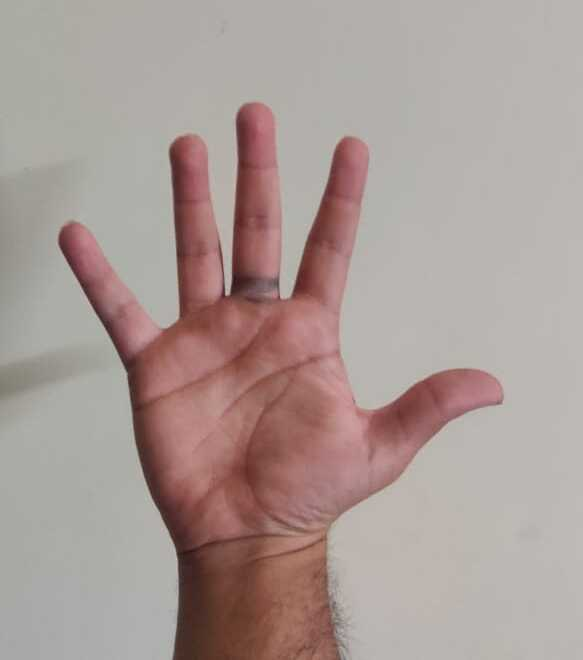
#> input picture hand_light.jpeg, 583 x 660 px
$ python digital_image_processing.py
#> lines starting #> are read from the running program, lines starting #| are printed output that depends on the picture; after the words box and inside, x2 and y2 are one past the last pixel; in counts of white or black regions, pixels touching at a corner belong together
import numpy as np
import cv2
import matplotlib.pyplot as plt

def process(path):
#> called with path = 'hand_light.jpeg'
    frame = cv2.imread(path)
#> frame is the input picture: shape (660, 583, 3); mean B, G, R 150.4, 154.7, 170

    #The classification process does not require color channels
    gray = cv2.cvtColor(frame, cv2.COLOR_BGR2GRAY)

    #canny edge detection
    canny = cv2.Canny(gray, 15, 255)
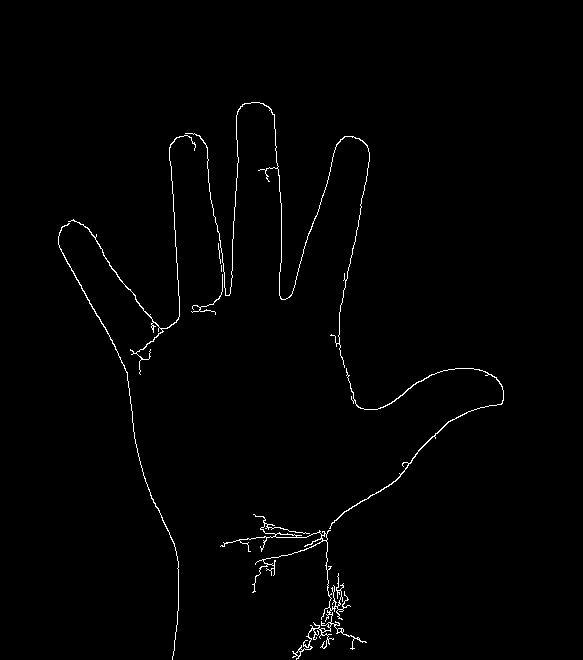
#> canny: shape (660, 583); 1.1% white in thin lines or dots, all inside (x1, y1, x2, y2) = (58, 102, 504, 660)

    #complement of canny edge output
    canny_invert = canny - 255

    #gaussian blur to remove noise
    blur = cv2.GaussianBlur(gray,(5,5),2)

    #adaptive thresholding
    th3 = cv2.adaptiveThreshold(blur,255,cv2.ADAPTIVE_THRESH_GAUSSIAN_C,cv2.THRESH_BINARY_INV,11,2)
#> th3: shape (660, 583); 5.1% white; 446 white regions (386 under 20 px), largest, box (x1, y1, x2, y2) and area: (58, 102, 297, 660) 8235, (245, 368, 504, 600) 3310, (244, 136, 368, 305) 1901

    #otsu binarization
    ret, res = cv2.threshold(th3, 72, 255, cv2.THRESH_BINARY_INV+cv2.THRESH_OTSU)
#> ret = 0

    #salt-pepper noise removal
    median = cv2.medianBlur(res, 5)
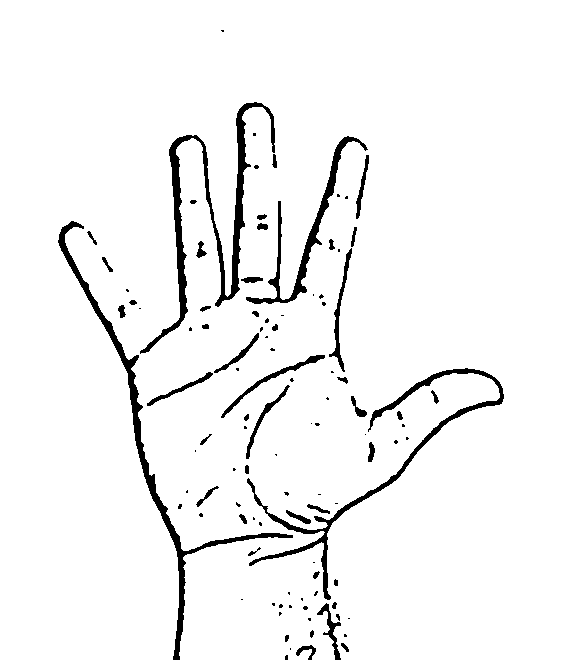
#> median: shape (660, 583); 95.6% white; 103 black regions (56 under 20 px), largest, box (x1, y1, x2, y2) and area: (140, 102, 275, 354) 3926, (58, 221, 293, 660) 3532, (247, 368, 504, 600) 2931

    fig, axs = plt.subplots(2, 2)
    fig.suptitle("Features obtained from Canny Edge Detection Algorithm")
    axs[0, 0].imshow(cv2.cvtColor(frame, cv2.COLOR_BGR2RGB))
    axs[0, 0].set_title('Original Image')
    axs[0, 1].imshow(gray, cmap='gray')
    axs[0, 1].set_title('Grayscale Image')
    axs[1, 0].imshow(canny, cmap='gray')
    axs[1, 0].set_title('Canny Edge Output')
    axs[1, 1].imshow(canny_invert, cmap='gray')
    axs[1, 1].set_title('Inverted Canny Edge')

    plt.show()

    fig, axs = plt.subplots(2, 3)
    fig.suptitle("Features obtained from Custom Algorithm")
    axs[0, 0].imshow(cv2.cvtColor(frame, cv2.COLOR_BGR2RGB))
    axs[0, 0].set_title('Original Image')
    axs[0, 1].imshow(gray, cmap='gray')
    axs[0, 1].set_title('Grayscale Image')
    axs[0, 2].imshow(blur, cmap='gray')
    axs[0, 2].set_title('Gaussian Blur')
    axs[1, 0].imshow(th3, cmap='gray')
    axs[1, 0].set_title('Adaptive Threshold')
    axs[1, 1].imshow(res, cmap='gray')
    axs[1, 1].set_title('Final Thresholding')
    axs[1, 2].imshow(median, cmap='gray')
    axs[1, 2].set_title('Median Blur')

    plt.show()

    return res


process('hand_light.jpeg')

process('hand_dark.jpeg')
#> call 2 of process, with path = 'hand_dark.jpeg'
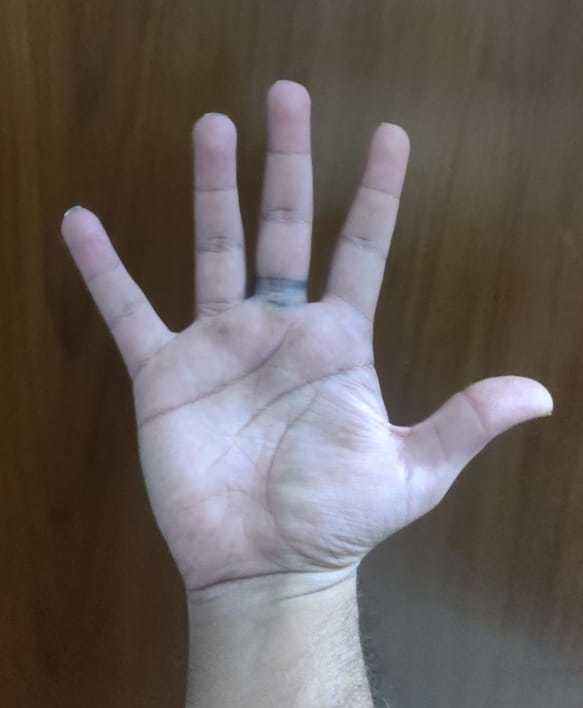
#> input picture hand_dark.jpeg, 583 x 708 px
#> in process, frame is the input picture: shape (708, 583, 3); mean B, G, R 90.3, 93.5, 102.3
#> in process (call 2), `canny = cv2.Canny(gray, 15, 255)`: canny: shape (708, 583); 0.76% white in thin lines or dots, all inside (x1, y1, x2, y2) = (61, 80, 554, 708)
#> in process (call 2), `th3 = cv2.adaptiveThreshold(blur,255,cv2.ADAPTIVE_THRESH_GAUSSIAN_C,cv..`:
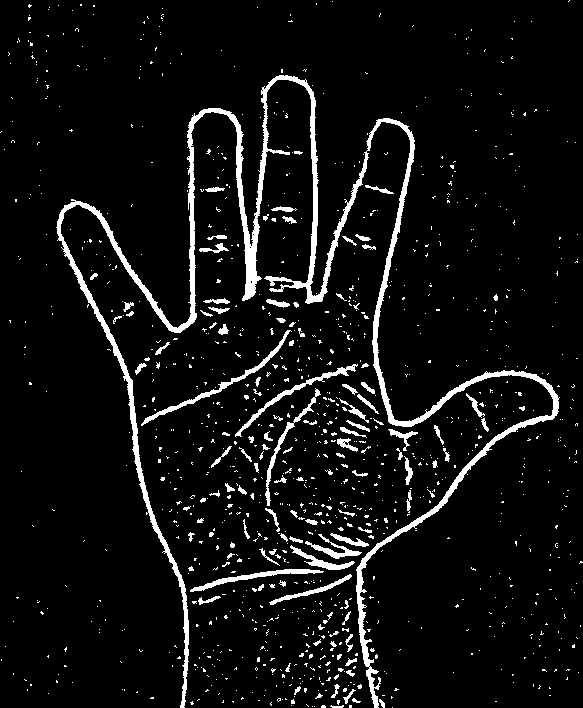
#> th3: shape (708, 583); 6.5% white; 1133 white regions (1015 under 20 px), largest, box (x1, y1, x2, y2) and area: (56, 75, 560, 708) 14410, (141, 330, 292, 426) 749, (235, 364, 358, 437) 628
#> in process (call 2), `median = cv2.medianBlur(res, 5)`:
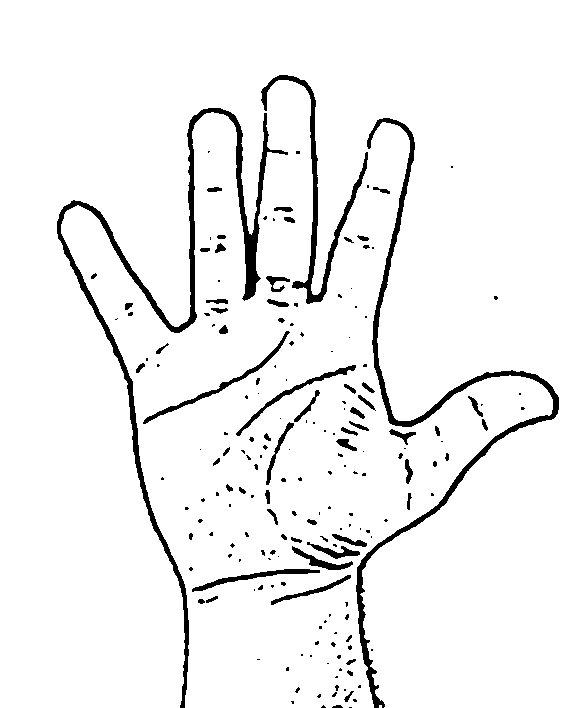
#> median: shape (708, 583); 94.8% white; 189 black regions (123 under 20 px), largest, box (x1, y1, x2, y2) and area: (57, 108, 288, 708) 6874, (356, 118, 559, 708) 5032, (261, 75, 368, 304) 2312
#> in process (call 2), `plt.show()`:
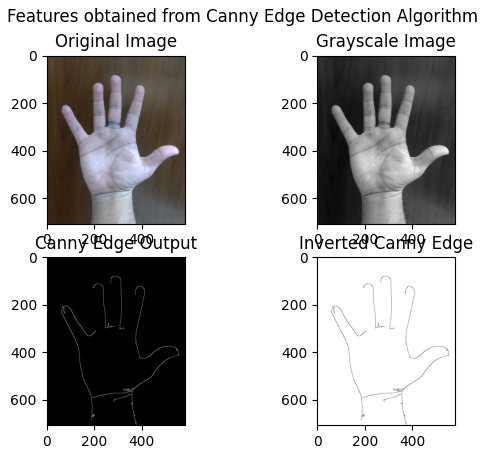
#> figure drawn by matplotlib, 4 panels
#> in process (call 2), `plt.show()`:
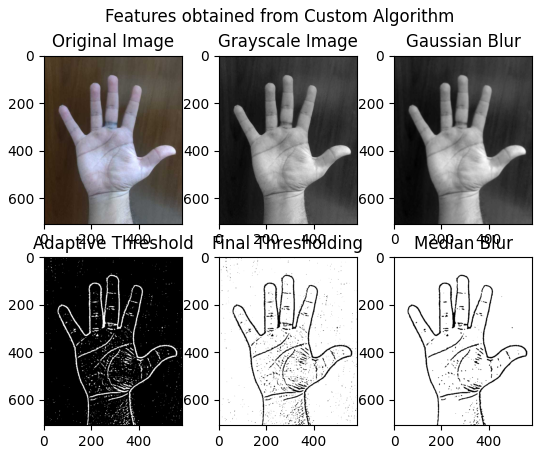
#> figure drawn by matplotlib, 6 panels
